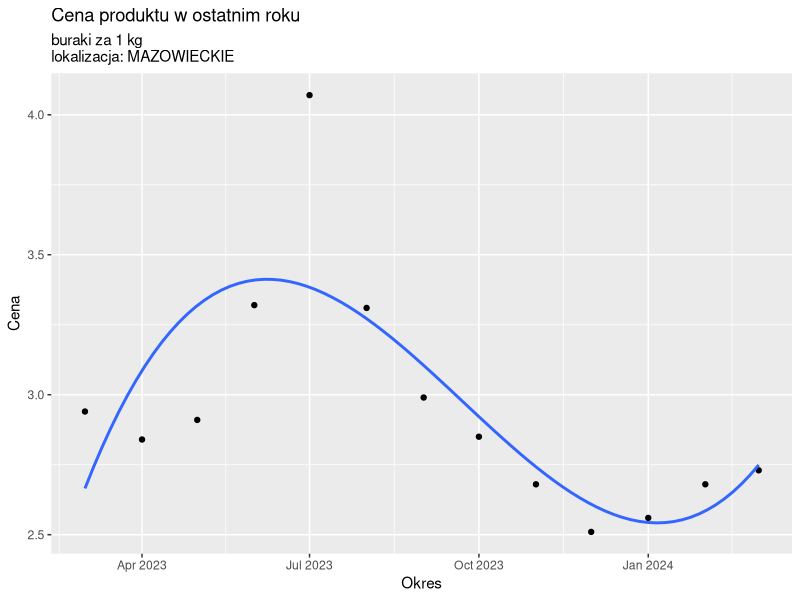
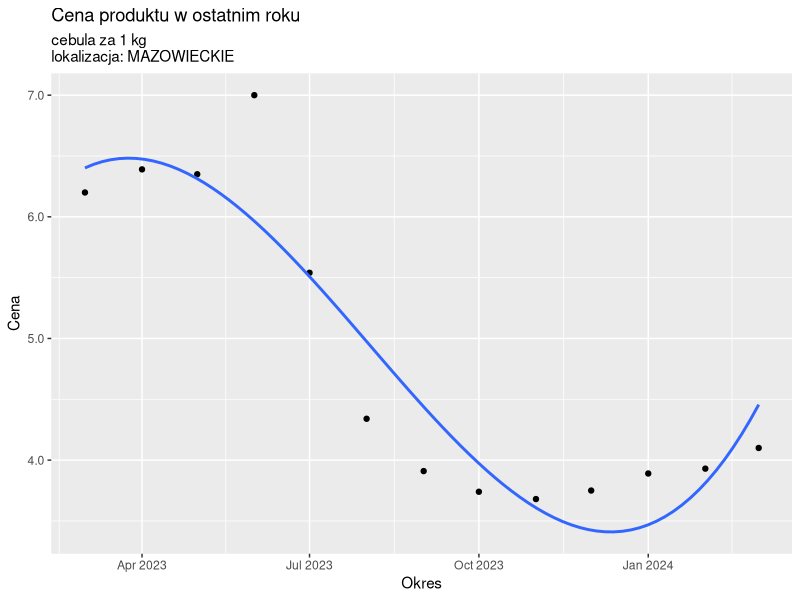
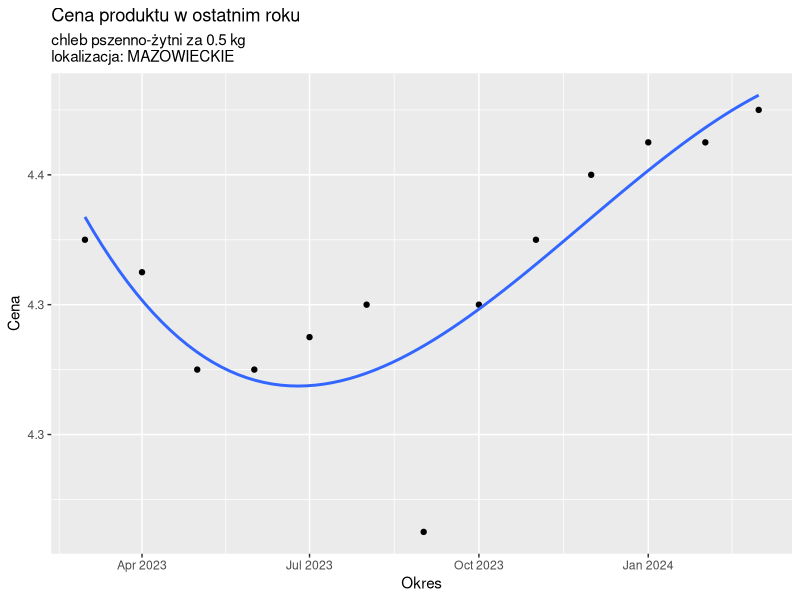
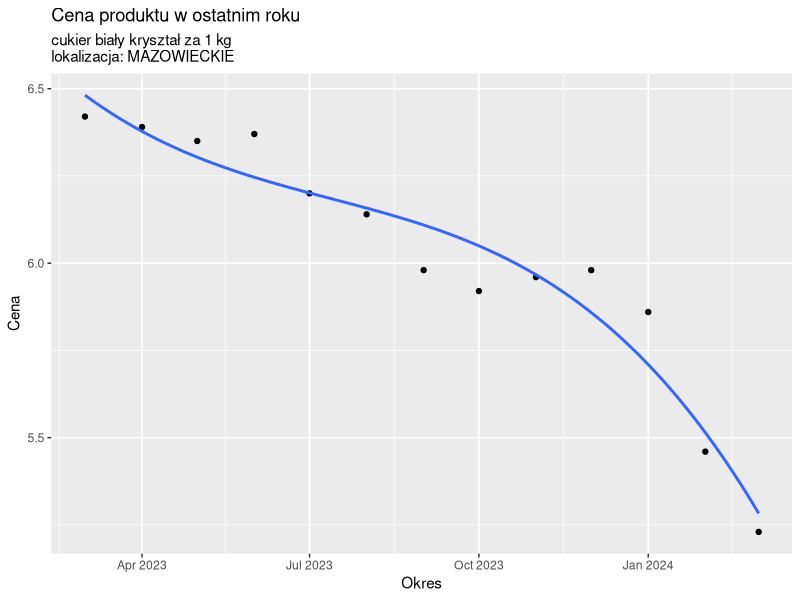
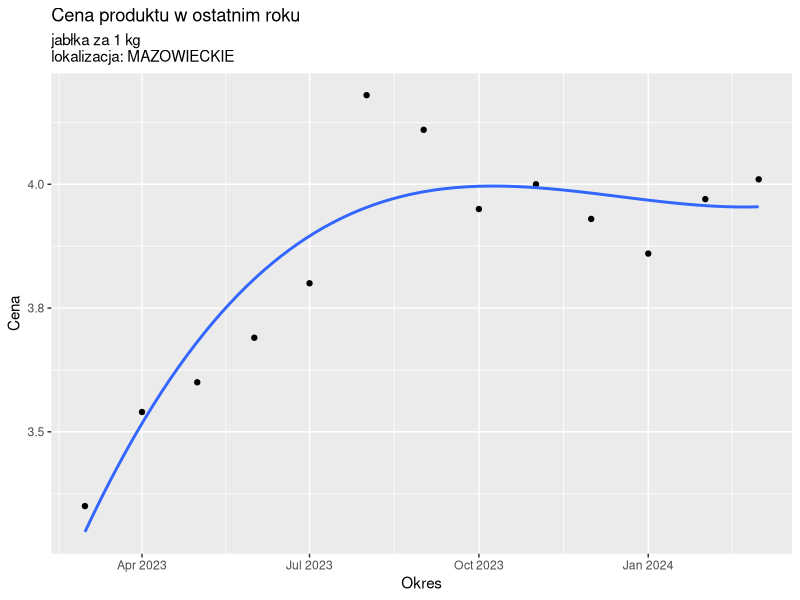
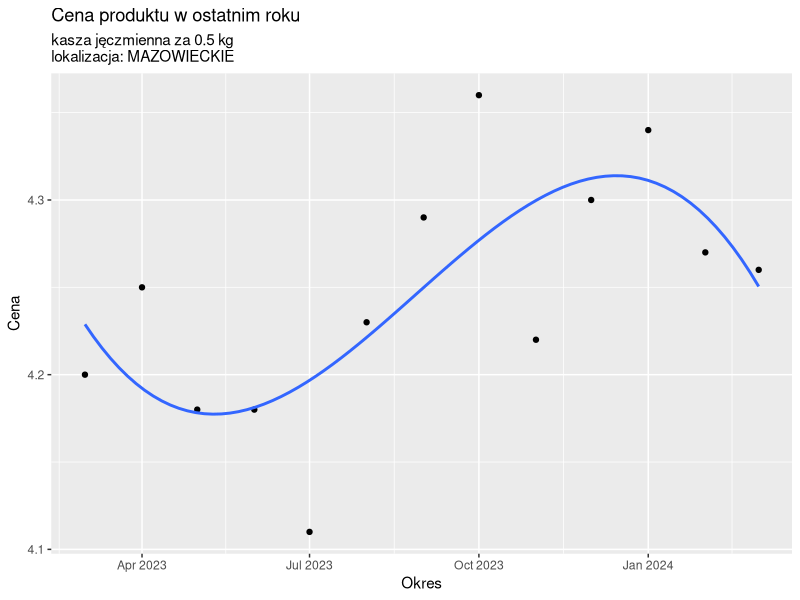
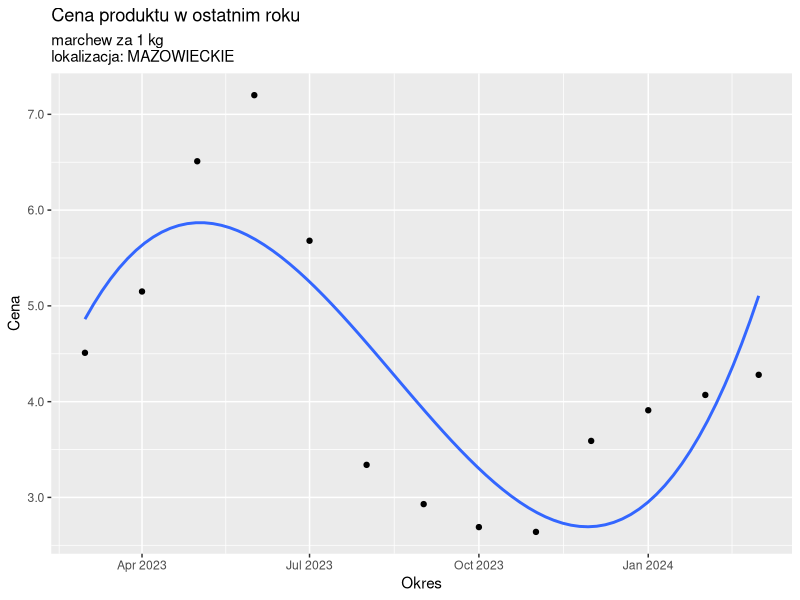
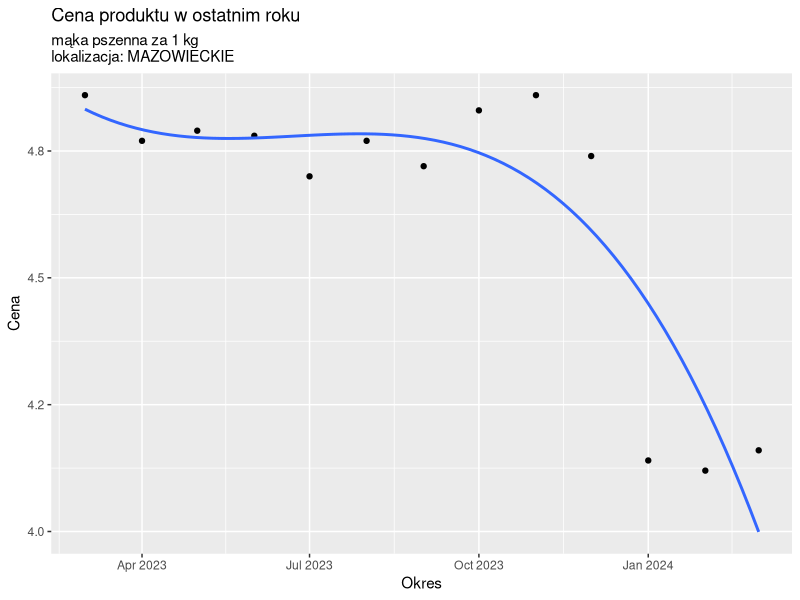

These charts were generated, in order, by the following R code:
library("tidyverse")

data <- read.csv2("food_statistics.csv")
data$opis_okres <- as.Date(paste(substring(data$opis_okres, 1, 4), substring(data$opis_okres, 7, 8), "01", sep = "-"))
months <- data |> select(opis_okres) |> distinct()
data <- data |> select(nazwa_pozycja_2, opis_okres, wartosc, jednostka_terytorialna)



grouped_data <- data |> group_by(jednostka_terytorialna, nazwa_pozycja_2)

calculate_inflation <- function(prices){
    return (100 * (tail(prices, n = 1) - prices[1]) / prices[1])
}


print_inflation <- function(grouped_data){
    grouped_data |> summarize(inflation = calculate_inflation(wartosc))
}


plot_additional_metrics <- function(df, metric){
    df |>
        summarise(metryka = metric(wartosc)) |>
        ggplot(aes(x = nazwa_pozycja_2, y = metryka)) + geom_point()
}



grouped_data |> summarise(średnia = mean(wartosc))



print_inflation(grouped_data)


create_plot_for_every_group <- function(group, polynomial_degree = 3){
    list_of_products <- group_split(group)
    for(product in list_of_products){
        print(product  |> ggplot(
                            aes(x = opis_okres, y = wartosc)) + 
                            geom_point() +
                            geom_smooth(method = "lm", formula = y ~ poly(x, polynomial_degree), se = FALSE) +
                            scale_y_continuous(labels = scales::number_format(accuracy = 0.1)) +
                            labs(title = "Cena produktu w ostatnim roku", subtitle = paste(product$nazwa_pozycja_2, "\n", "lokalizacja: ", product$jednostka_terytorialna, sep = ""), x = "Okres", y = "Cena"))
    }
}

create_plot_for_every_group(grouped_data)

         